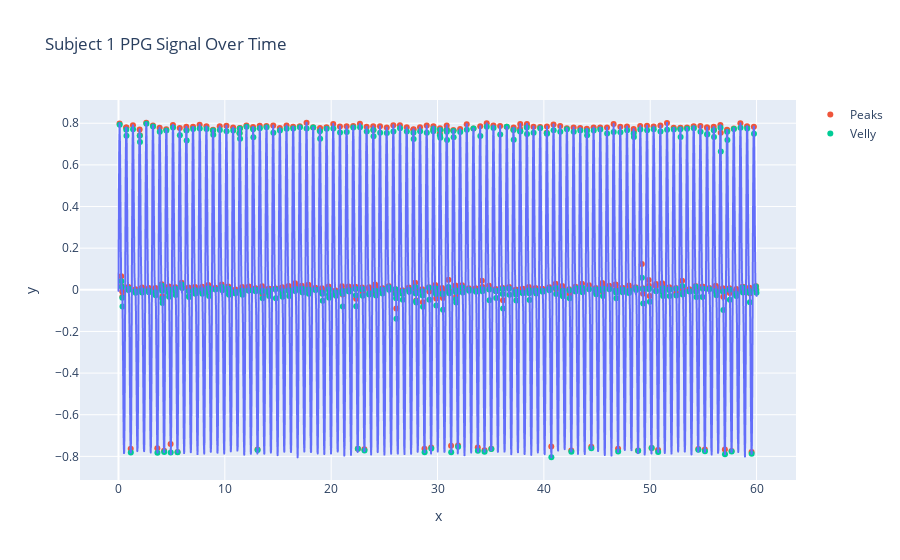

The notebook cell this image was saved under:
### Code cell
fig = px.line(x=subject_1_df['time'], y=subject_1_df['ppg_signal'], title='Subject 1 PPG Signal Over Time')
fig.add_scatter(x=subject_1_df['time'].iloc[peaks], y=subject_1_df['ppg_signal'].iloc[peaks], mode='markers', name='Peaks')
fig.add_scatter(x=subject_1_df['time'].iloc[peaks + 1], y=subject_1_df['ppg_signal'].iloc[peaks + 1], mode='markers', name='Velly')
fig.show()

### Figure 1 — Plotly figure (JSON) as saved in the notebook; plotly's stock layout.template omitted (floating-point values rounded to 4 significant figures; data arrays with more than 128 entries replaced by an {"elided": "..."} marker saying what was removed)
{"data": [{"hovertemplate": "x=%{x}<br>y=%{y}<extra></extra>", "legendgroup": "", "line": {"color": "#636efa", "dash": "solid"}, "marker": {"symbol": "circle"}, "mode": "lines", "name": "", "showlegend": false, "type": "scattergl", "x": {"elided": "6000 float values"}, "xaxis": "x", "y": {"elided": "6000 float values"}, "yaxis": "y"}, {"mode": "markers", "name": "Peaks", "type": "scatter", "x": {"elided": "411 float values"}, "y": {"elided": "411 float values"}}, {"mode": "markers", "name": "Velly", "type": "scatter", "x": {"elided": "411 float values"}, "y": {"elided": "411 float values"}}], "layout": {"legend": {"tracegroupgap": 0}, "title": {"text": "Subject 1 PPG Signal Over Time"}, "xaxis": {"anchor": "y", "domain": [0, 1], "title": {"text": "x"}}, "yaxis": {"anchor": "x", "domain": [0, 1], "title": {"text": "y"}}}}
